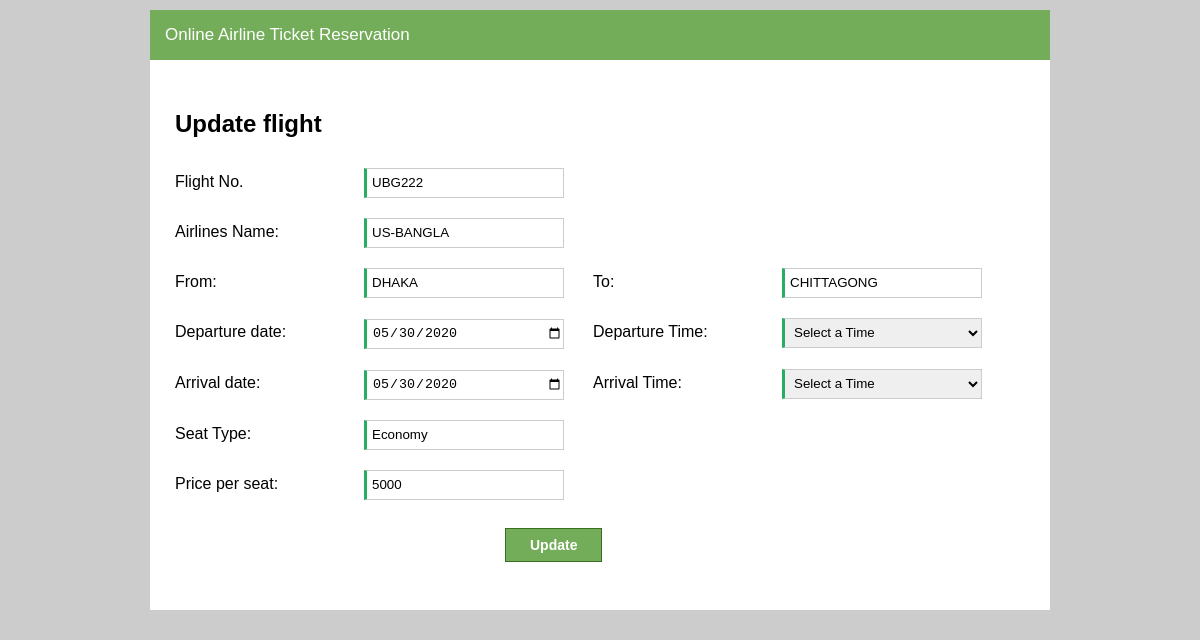
Page /admin/updateflight.php?GetID=1 (signed in) on the committed database.
### tables this page shows
CREATE TABLE `flightdetails` (
  `id` int(11) NOT NULL,
  `flightno` varchar(11) NOT NULL,
  `airlinesname` varchar(30) NOT NULL,
  `departure` varchar(30) NOT NULL,
  `destination` varchar(30) NOT NULL,
  `departuredate` date NOT NULL,
  `arrivaldate` date NOT NULL,
  `class` varchar(30) NOT NULL,
  `price` float NOT NULL
);

CREATE TABLE `flightschedule` (
  `id` int(11) NOT NULL,
  `flightno` varchar(255) NOT NULL,
  `departuretime` varchar(255) NOT NULL,
  `arrivaltime` varchar(255) NOT NULL
);

### admin/updateflight.php (the view, shortened to what this page needs)
<?php
	require_once("include/db_connect.php");
	if (isset($_SESSION['adminmail'])){
	$a_id = $_GET['GetID'];
	$sql = "SELECT * FROM flightdetails WHERE id = '$a_id'";
	$result = mysqli_query($conn, $sql);
	while($row = mysqli_fetch_array($result)){
		$flid = $row['id'];
		$flno = $row['flightno'];
		$flairname = $row['airlinesname'];
		$fldeparture = $row['departure'];
		$fldestName = $row['destination'];
		$fldeptdate = $row['departuredate'];
		$flarrivaldate = $row['arrivaldate'];
		$flclass = $row['class'];
		$flprice = $row['price'];
	}
	$sql1 = "SELECT * FROM flightschedule WHERE flightno = '$flno'";
	$result1 = mysqli_query($conn, $sql1);
	while ($nrow = mysqli_fetch_array($result1)){
		$fdepttime = $nrow['departuretime'];
		$farrivaltime = $nrow['arrivaltime'];
	}
	}
	else{
		echo "unauthorized access!";
		header("location:adminlogin.php");
	}
?>
<html lang="en" dir="ltr">
  <head>
	<link rel="stylesheet" a href ="css/insertformstyle.css"/>
  </head>
  <body>
	 <div class="container">
		<form action="updatequery.php?ID= <?php echo $flid; ?>" method="POST">
		<?php require_once("header.php");?>
		<h2> Update flight </h2>
		<label for="flightNo">Flight No. </label>
		<input type="text" name="flightNo" value="<?php echo $flno; ?>" placeholder="Flight No." class="input"/><br>
		<label for="airlinesname">Airlines Name: </label>
		<input type="text" name="airlinesname" value="<?php echo $flairname; ?>" placeholder="Flight Name" class="input"/><br>
		<label for="departure">From: </label>
		<input type="text" name="departure" value="<?php echo $fldeparture; ?>" placeholder="From" class="input"/>
		<label for="destination">To: </label>
		<input type="text" name="destination" value="<?php echo $fldestName; ?>" placeholder="To" class="input"/><br>
		<label for="deptdate">Departure date: </label>
		<input type="date" name="deptdate" value="<?php echo $fldeptdate; ?>" placeholder="Departure date" class="input"/>
		<label for="depttime">Departure Time: </label>
		<select name="depttime" value="<?php echo $fdepttime; ?>" placeholder="Departure Time" class="input">
				    <option value="" disabled selected>Select a Time</option>
        </select><br>
		<label for="arrivaldate">Arrival date: </label>
		<input type="date" name="arrivaldate" value="<?php echo $flarrivaldate; ?>" placeholder="Arrival Date" class="input"/>
		<label for="arrivaltime">Arrival Time: </label>
		<select name="arrivaltime" value="<?php echo $farrivaltime; ?>" placeholder="Arrival Time" class="input">
				    <option value="" disabled selected>Select a Time</option>
        </select><br>
		<label for="seatNo">Seat Type: </label>
		<input type="text" name="seattype" value="<?php echo $flclass; ?>" placeholder="Class" class="input"/><br>
		<label for="pricePerSeat">Price per seat: </label>
		<input type="text" name="pricePerSeat" value="<?php echo $flprice; ?>" placeholder="Price" class="input"/><br><br>
		<button type="submit" name="updatebutton" class="button" >Update</button><br>
		</form>
	 </div>
	 </body>
</html>

### admin/css/insertformstyle.css (style rules this page uses)
body { background-color : #CCC; padding: 0px; margin: 0px; }
.container { background-color: #fff; width: 900px; height: 600px; border-radius: 0.3px; margin: 0px auto; border-bottom: 2px solid #ccc; margin-top: 10px; }
.input { width: 200px; height: 30px; border-radius: 0.2px; border: none; border: 1px solid #CCC; margin-left: 25px; padding-left: 05px; border-left: 03px solid #27ae60; margin-top: 10px; margin-bottom: 10px; }
label { width: 150px; display: inline-block; margin-left: 15px; font-family: sans-serif; margin-top: 10px; padding-left: 10px; padding-right: 10px; }
h2 { margin-left: 15px; font-family: sans-serif; margin-top: 10px; padding-left: 10px; }
button { position: relative; right: -330px; margin-left: 25px; background-color:#74ad5a; border:1px solid #3b6e22; display:inline-block; cursor:pointer; color:#ffffff; font-family:Arial; font-size:14px; font-weight:bold; padding:8px 24px; text-decoration:none; }

### rows in the picture
flightdetails: flightNo "UBG222", airlinesname "US-BANGLA", departure "DHAKA", destination "CHITTAGONG", deptdate "05/30/2020", arrivaldate "05/30/2020", seattype "Economy", pricePerSeat "5000"
